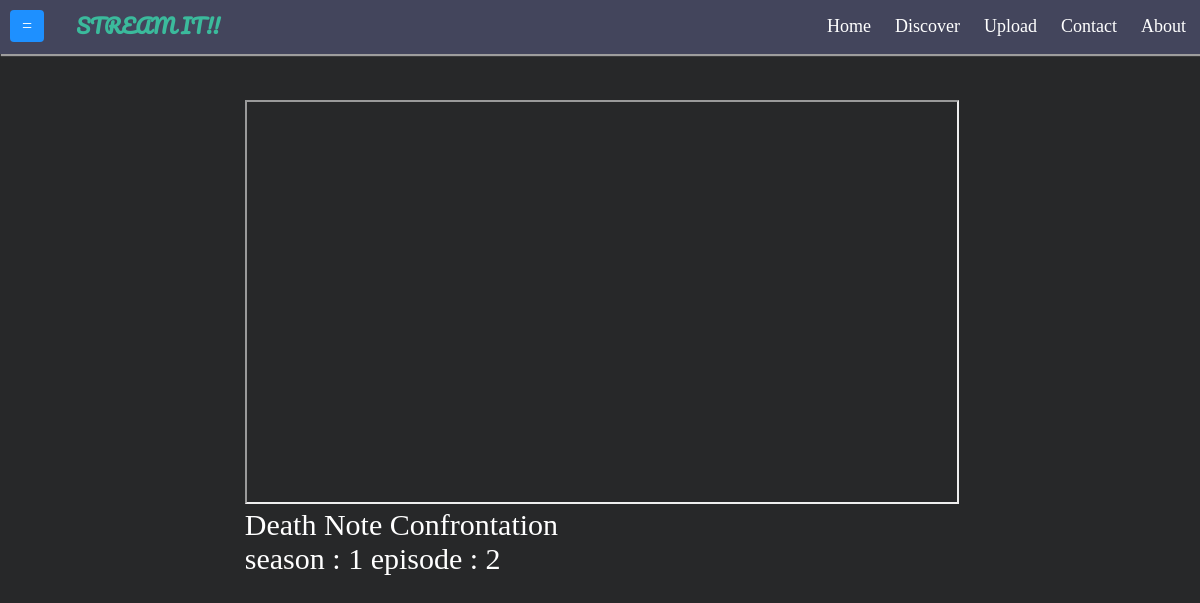
Page /player/2 on the committed database.
### stream_it/models.py (models this page shows, shortened)
class Episode(db.Model):
    id = db.Column(db.Integer,primary_key=True)
    number = db.Column(db.Integer)
    name = db.Column(db.String(30),nullable=False)
    publish_date = db.Column(db.DateTime,nullable = False,default=datetime.utcnow)
    desc = db.Column(db.Text)
    thumbnail = db.Column(db.String(20),nullable = False,default='default.jpg')
    src = db.Column(db.Text,nullable=False)
    Season_id = db.Column(db.Integer,db.ForeignKey('seasons.id'),nullable = False)

class Series(db.Model):
    id = db.Column(db.Integer,primary_key=True)
    name = db.Column(db.String(30),nullable=False)
    desc = db.Column(db.Text)
    publish_date = db.Column(db.DateTime,nullable = False,default=datetime.utcnow)
    thumbnail = db.Column(db.String(20),nullable = False,default='default.jpg')
    Seasons = db.relationship('Seasons', backref='Series', lazy=True)

### stream_it/routes.py (the view)
@app.route("/player/<episode_id>")
def player(episode_id):
    episode = Episode.query.get(episode_id)
    ses = Seasons.query.get(episode.Season_id)
    ser = Series.query.get(ses.Series_id)
    ser_name = ser.name
    ses_no = ses.number
    return render_template("player.html", episode=episode,ser_name=ser_name,ses_no=ses_no)

### stream_it/templates/player.html (shortened to what this page needs)
{% extends "header.html" %}
{% block css %}
<link rel="stylesheet" href="{{ url_for('static',filename='css/player.css') }}">
{% endblock %}
{% block content%}
<div class="vidContainer">
    <iframe class="video" allow="fullscreen;"
        src={{episode.src}}></iframe>
    <div class="title">
        {{ser_name}} {{episode.name}}
        <br>
        season : {{ses_no}} episode : {{episode.number}}
    </div>
</div>
{% endblock %}

### stream_it/static/css/header.css (style rules this page uses)
:root { --bakcol1: #1c262a; --bakcol2: #43455c; --bakcol3: #707793; --textcol1: #3bba9c; --textcol2: #ffffff; }

### stream_it/static/css/body.css (style rules this page uses)
:root { --bakcol1 : #272829; --bakcol2 : #43455c; --bakcol3 : #707793; --textcol1 : #3bba9c; --textcol2 : #FFFFFF; }
body { background-color: var(--bakcol1) !important; }

### stream_it/static/css/player.css (style rules this page uses)
.video { height: 100%; width: 100%; }
.vidContainer { margin: auto; margin-top: 100px; width: 60%; height: 400px; }
.title { color: white; font-size: 30px; }

### rows in the picture
Series: name "Death Note"
Episode: name "Confrontation", number "2"

### other values in the picture
{{ ses_no }} "1"
